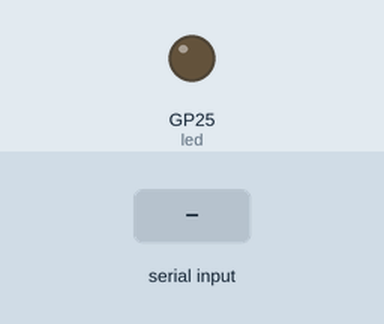
The program below on a simulated Raspberry Pi Pico running MicroPython. Parts: output pins drawn as LEDs (lit = HIGH). The test bench sets the inputs (shaded band).

Above: at 1.2 s.
1.3 s: "0\n" received over the second serial link
At 2.2 s:
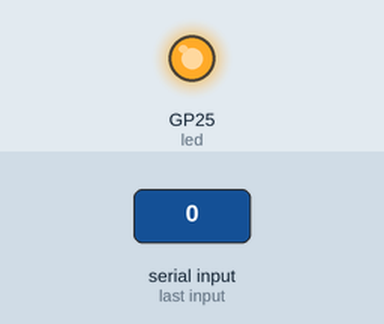
Timing chart, 0 to 4.3 s (numbered marks = the images above; inputs shaded):
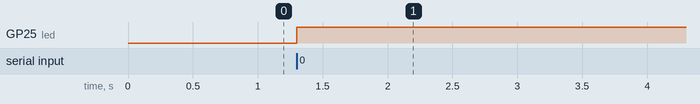

The program:

main.py
```python
import machine

# Set to Pin GP5, NOT physically Pin 5 on the Pico
UART_rxPin = machine.Pin(5, machine.Pin.OUT)
# Set to Pin GP4, NOT physically Pin 4 on the Pico
UART_txPin = machine.Pin(4, machine.Pin.IN)
# Set LED to be the LED on the Pico
led = machine.Pin(25, machine.Pin.OUT)

# Create UART configuration
uart = machine.UART(1, baudrate=9600, rx=UART_rxPin, tx=UART_txPin, bits=8, parity=None, stop=2)

# Keep checking the UART bus, and set the LED to whatever value is received on
# the UART bus
while True:
    if uart.any():
        data = uart.readline()

        if data == b'0':
            led.value(0)
        else:
            led.value(1)
```

Measured:
- after the input at 1.3 s, GP25 (led): LOW → HIGH at once
